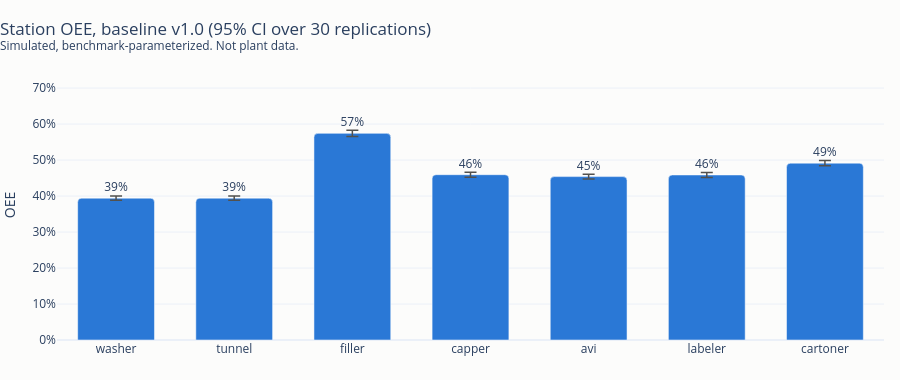

Notebook source saved alongside this figure:
### Markdown cell above
## OEE A/P/Q per station (mean and 95% CI)

### Code cell
so = B.station_oee_table(t["stations"])
display(so.round(4))
s = so.drop(index="manual_inspection")
fig = go.Figure(
    go.Bar(
        x=s.index,
        y=100 * s.OEE,
        error_y=dict(
            type="data",
            symmetric=False,
            array=100 * (s.OEE_ci_high - s.OEE),
            arrayminus=100 * (s.OEE - s.OEE_ci_low),
            color="#52514e",
            thickness=1.5,
            width=6,
        ),
        marker=dict(color=viz.series_color(), cornerradius=4),
        text=[f"{v:.0f}%" for v in 100 * s.OEE],
        textposition="outside",
        cliponaxis=False,
        customdata=s[["A", "P", "Q"]].values * 100,
        hovertemplate="%{x}<br>OEE %{y:.1f}%<br>A %{customdata[0]:.1f}% · P %{customdata[1]:.1f}% · Q %{customdata[2]:.2f}%<extra></extra>",
    )
)
viz._layout(fig, "Station OEE, baseline v1.0 (95% CI over 30 replications)", 380)
fig.update_yaxes(title="OEE", ticksuffix="%", range=[0, 75], showgrid=True)
fig.update_xaxes(showgrid=False)
fig.update_layout(template="plotly_white", plot_bgcolor="#fcfcfb", paper_bgcolor="#fcfcfb")
fig.write_image(REP / "figures/05_station_oee.png", scale=2, width=820)
fig

### Figure 1 — Plotly figure (JSON) as saved in the notebook; plotly's stock layout.template omitted (floating-point values rounded to 4 significant figures)
{"data": [{"cliponaxis": false, "customdata": [[90.55, 43.52, 100.0], [91.48, 43.08, 100.0], [71.27, 80.68, 99.9], [84.57, 54.32, 100.0], [79.79, 57.59, 98.83], [78.73, 58.27, 100.0], [71.66, 68.61, 100.0]], "error_y": {"array": [0.5996, 0.5996, 0.8736, 0.6989, 0.6906, 0.6977, 0.7476], "arrayminus": [0.5996, 0.5996, 0.8736, 0.6989, 0.6906, 0.6977, 0.7476], "color": "#52514e", "symmetric": false, "thickness": 1.5, "type": "data", "width": 6}, "hovertemplate": "%{x}<br>OEE %{y:.1f}%<br>A %{customdata[0]:.1f}% · P %{customdata[1]:.1f}% · Q %{customdata[2]:.2f}%<extra></extra>", "marker": {"color": "#2a78d6", "cornerradius": 4}, "text": ["39%", "39%", "57%", "46%", "45%", "46%", "49%"], "textposition": "outside", "type": "bar", "x": ["washer", "tunnel", "filler", "capper", "avi", "labeler", "cartoner"], "y": [39.4, 39.4, 57.4, 45.92, 45.38, 45.85, 49.12]}], "layout": {"bargap": 0.35, "height": 380, "hoverlabel": {"namelength": -1}, "margin": {"b": 40, "l": 8, "r": 16, "t": 70}, "paper_bgcolor": "#fcfcfb", "plot_bgcolor": "#fcfcfb", "title": {"text": "Station OEE, baseline v1.0 (95% CI over 30 replications)<br><sup>Simulated, benchmark-parameterized. Not plant data.</sup>", "x": 0, "xanchor": "left"}, "xaxis": {"gridwidth": 1, "showgrid": false, "zeroline": false}, "yaxis": {"automargin": true, "range": [0, 75], "showgrid": true, "ticksuffix": "%", "title": {"text": "OEE"}}}}
